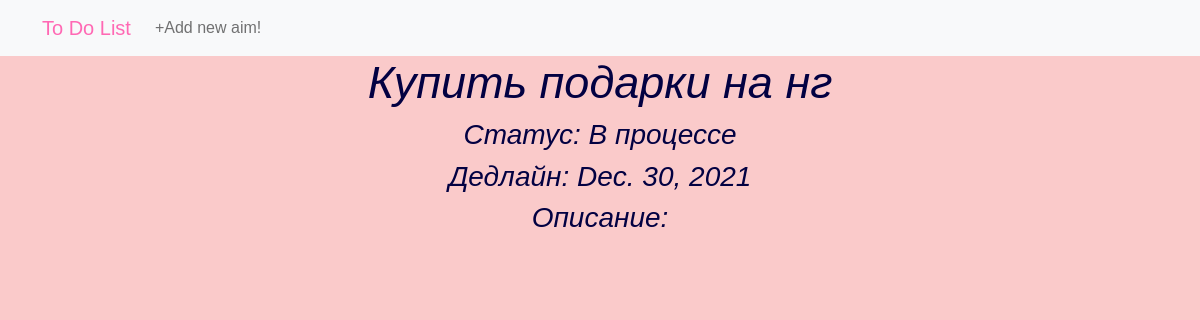
Screenshot of /check/8/ with the database file from the repository.
### todolist/models.py (models this page shows, shortened)
class ToDoList(models.Model):
    new = 'new'
    in_progress = 'in_progress'
    done = 'done'
    status_choices = [('new', 'Новая'), ('in_progress', 'В процессе'), ('done', 'Сделано')]
    aim = models.CharField(max_length=200, null=False, blank=False, verbose_name='Задача')
    status = models.CharField(max_length=11, choices=status_choices, default='new', verbose_name='Статус')
    description = models.CharField(max_length=2000,  verbose_name='Подробное описание')
    deadline_at = models.DateField(null=True, blank=True, verbose_name='Дедлайн')

### todolist/views.py (the view)
# urls.py: path('check/<int:pk>/', check_list_view, name='list_check')
def check_list_view(request, pk):
    try:
        check_list = ToDoList.objects.get(pk=pk)
    except ToDoList.DoesNotExist:
        return HttpResponseNotFound('Задача не найдена')
    context = {'aim_list': check_list}
    return render(request, 'check_list.html', context)

### todolist/templates/check_list.html (shortened to what this page needs)
{%  extends 'base.html' %}
{%  block content %}
    <h1>{{ aim_list.aim }}</h1>
    <h3>Статус: {{ aim_list.status }}</h3>
    {% if aim_list.deadline_at == None %}
    <h3> Время отсутствует</h3>
    {% else %}
    <h3>Дедлайн: {{ aim_list.deadline_at }}</h3>
    {% endif %}
    {% if aim_list.description == None %}
    <h3>Описание отсутствует</h3>
    {% else %}
    <h3>Описание: {{ aim_list.description}}</h3>
    {% endif %}
{% endblock %}

### todolist/static/style.css (style rules this page uses)
body { text-align: center; font-family: Arial, sans-serif; background: #facaca; }
h1 { color: #020142; font-size: 45px; font-style: italic; }
h3 { color: #020142; font-style: italic; }

### rows the page displays
ToDoList: aim "Купить подарки на нг", status "В процессе", deadline_at "Dec. 30, 2021"
